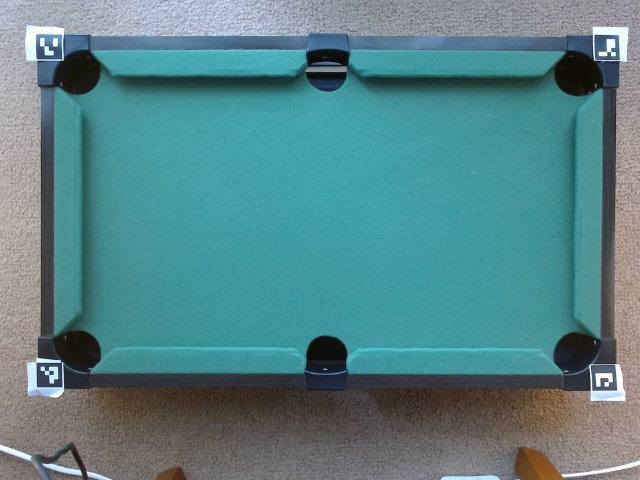
#> input picture clips-02/screenshot_00.png, 640 x 480 px
$ python v03_bg.py
#> lines starting #> are read from the running program, lines starting #| are printed output that depends on the picture; after the words box and inside, x2 and y2 are one past the last pixel; in counts of white or black regions, pixels touching at a corner belong together; pictures that were not available may be replaced by others from this repository, and a replacement may not be noted
import cv2
import numpy as np
from collections import deque
from config import OUTPUT_DIR

H = np.load(f"{OUTPUT_DIR}/homography.npy")
#> (reads clips-02/homography.npy from the repository)
OUTPUT_W, OUTPUT_H = 600, 400

# obtain capture resolution
cap_test = cv2.VideoCapture(f"{OUTPUT_DIR}/clip_00.mp4")
clip_w = int(cap_test.get(cv2.CAP_PROP_FRAME_WIDTH))
clip_h = int(cap_test.get(cv2.CAP_PROP_FRAME_HEIGHT))

# upload the background ground truth (empty table)
background = cv2.imread(f"{OUTPUT_DIR}/screenshot_00.png")
#> background is the input picture: shape (480, 640, 3); mean B, G, R 135.3, 131.3, 86.9

# Give to the background the same resolution of the capture
background_resized = cv2.resize(background, (clip_w, clip_h))

background_warped = cv2.warpPerspective(background, H, (OUTPUT_W, OUTPUT_H))
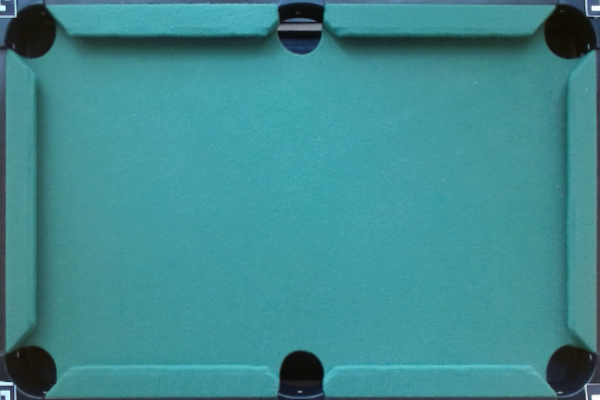
#> background_warped: shape (400, 600, 3); mean B, G, R 144.5, 139.1, 62.9
background_gray = cv2.cvtColor(background_warped, cv2.COLOR_BGR2GRAY)
#cv2.imshow("background3", background_gray)
#cv2.waitKey(0)

# Parameters for HoughCircles
BLUR_KERNEL = 7
DP           = 1.3 # accumulator resolution
MIN_DIST     = 20
PARAM1       = 50 # Canny threshold
PARAM2       = 18 # accumulator threshold
MIN_RADIUS   = 13
MAX_RADIUS   = 20

# Define a margin, to avoid to recognize the holes as balls
MARGIN = 35  # pixels

margin_mask = np.zeros((OUTPUT_H, OUTPUT_W), dtype=np.uint8)
cv2.rectangle(margin_mask,
              (MARGIN, MARGIN),
              (OUTPUT_W - MARGIN, OUTPUT_H - MARGIN),
              255, -1)
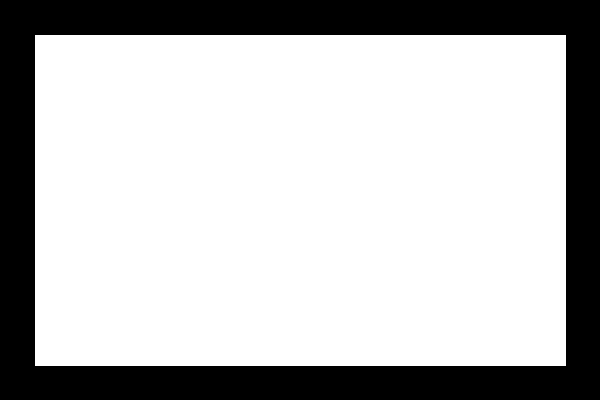
#> margin_mask: shape (400, 600); 73.2% white; 1 black region, box (x1, y1, x2, y2) and area: (0, 0, 600, 400) 64239


# threshold for binarization
THRESHOLD = 20

# kernel for morphological operations
kernel = np.ones((5, 5), np.uint8)
#kernel = cv2.getStructuringElement(cv2.MORPH_ELLIPSE, (8, 8))

# Frames for averaging
N_FRAMES = 20
frame_buffer = deque(maxlen=N_FRAMES)

# save clip
# Output parameters
"""
fourcc = cv2.VideoWriter_fourcc(*'mp4v')
fps = capture.get(cv2.CAP_PROP_FPS) or 30
writer = cv2.VideoWriter("PROJECT/clips/balls_detection_01.mp4", fourcc, fps, (OUTPUT_W, OUTPUT_H))
OUTPUT_DIR = "PROJECT/clips"
"""

capture = cv2.VideoCapture(f"{OUTPUT_DIR}/clip_04.mp4")
#capture = cv2.VideoCapture(1, cv2.CAP_DSHOW)

while True:
    ret, frame = capture.read()
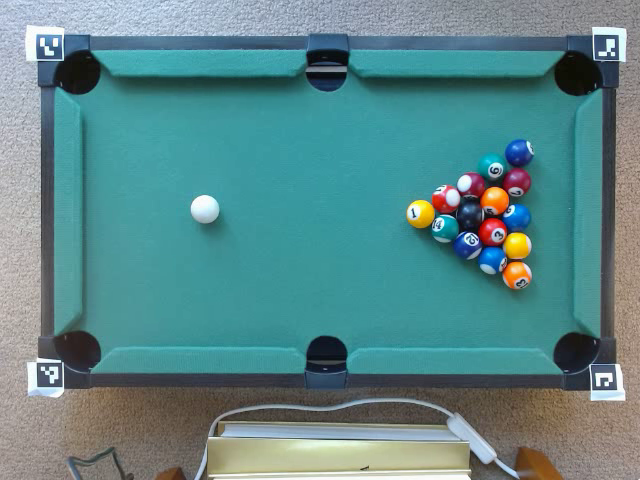
#> input picture frame 32 of clips-02/clip_00.mp4, 640 x 480 px, given in place of clip_04.mp4, which was not available
#> frame is the input picture: shape (480, 640, 3); mean B, G, R 137.6, 135.7, 92.5
    if not ret:
        break

    frame_homography = cv2.warpPerspective(frame, H, (OUTPUT_W, OUTPUT_H))
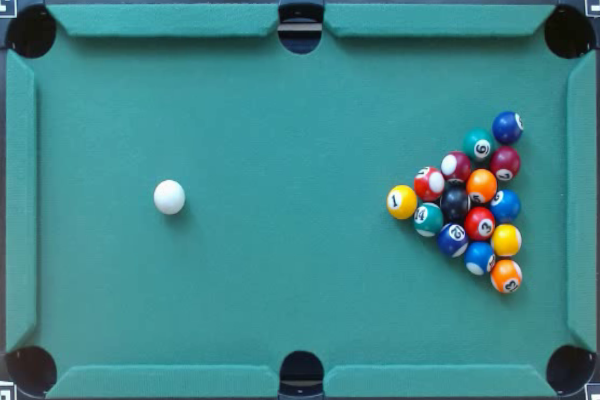
#> frame_homography: shape (400, 600, 3); mean B, G, R 139.2, 135.2, 63.2
    gray = cv2.cvtColor(frame_homography, cv2.COLOR_BGR2GRAY)
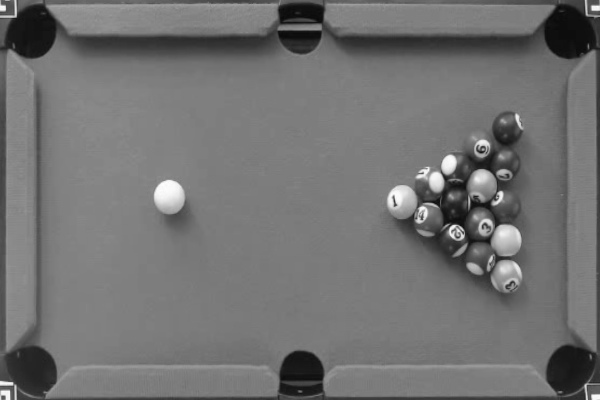
#> gray: shape (400, 600); min 8, max 253, mean 114.1

    # substraction (frame - background)
    diff = cv2.absdiff(gray, background_gray)
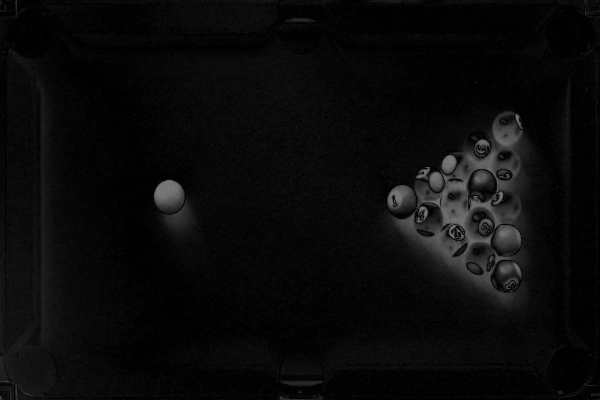
#> diff: shape (400, 600); min 0, max 125, mean 10.1
    #diff = cv2.GaussianBlur(diff, (BLUR_KERNEL, BLUR_KERNEL), 0)
    _, binary = cv2.threshold(diff, THRESHOLD, 255, cv2.THRESH_BINARY)
#> binary: shape (400, 600); 8.6% white; 164 white regions (152 under 20 px), largest, box (x1, y1, x2, y2) and area: (383, 111, 532, 311) 15598, (154, 180, 196, 236) 1473, (40, 89, 54, 347) 1458

    # morphological operations for cleaning (try with ellipse kernel as well)
    binary = cv2.morphologyEx(binary, cv2.MORPH_CLOSE, kernel)
#> binary: shape (400, 600); 9.9% white; 59 white regions (45 under 20 px), largest, box (x1, y1, x2, y2) and area: (380, 111, 532, 311) 17441, (0, 272, 55, 400) 2060, (33, 81, 55, 349) 1990
    binary = cv2.morphologyEx(binary, cv2.MORPH_OPEN,  kernel)
#> binary: shape (400, 600); 9.4% white; 15 white regions (3 under 20 px), largest, box (x1, y1, x2, y2) and area: (384, 111, 531, 310) 17395, (0, 309, 44, 400) 1792, (154, 180, 195, 234) 1526

    binary = cv2.bitwise_and(binary, binary, mask=margin_mask)
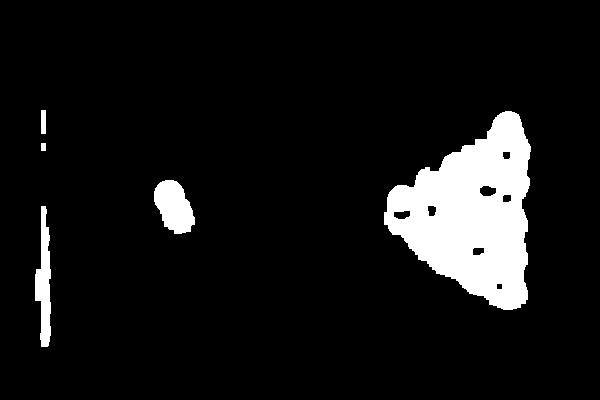
#> binary: shape (400, 600); 8.5% white; 5 white regions, box (x1, y1, x2, y2) and area: (384, 111, 531, 310) 17395, (154, 180, 195, 234) 1526, (35, 206, 51, 347) 1382, (41, 110, 46, 134) 120, (41, 143, 46, 151) 40

    # average of last frames
    frame_buffer.append(binary)
    if len(frame_buffer) < N_FRAMES:
        """Wait to get N_FRAMES for initialization"""
        cv2.waitKey(30)
        continue

    averaged = np.mean(frame_buffer, axis=0).astype(np.uint8)
    _, averaged_binary = cv2.threshold(averaged, 100, 255, cv2.THRESH_BINARY)


    circles = cv2.HoughCircles(
        averaged_binary,
        cv2.HOUGH_GRADIENT,
        dp=DP,
        minDist=MIN_DIST,
        param1=PARAM1,
        param2=PARAM2,
        minRadius=MIN_RADIUS,
        maxRadius=MAX_RADIUS
    )

    output = frame_homography.copy()

    if circles is not None:
        circles = np.round(circles[0]).astype(int)
        for x, y, r in circles:
            cv2.circle(output, (x, y), r, (0, 255, 0), 2)
            cv2.circle(output, (x, y), 3, (0, 255, 0), -1)
        cv2.putText(output, f"Balls: {len(circles)}", (10, 25),
                    cv2.FONT_HERSHEY_SIMPLEX, 0.7, (0, 255, 0), 2)
    else:
        cv2.putText(output, "No balls found!", (10, 25),
                    cv2.FONT_HERSHEY_SIMPLEX, 0.7, (0, 0, 255), 2)

    cv2.imshow("Original", frame_homography)
    cv2.imshow("Difference", diff)
    cv2.imshow("Binary mask", binary)
    cv2.imshow("Temporal avg", averaged_binary)
    cv2.imshow("Balls detection", output)

    # save clip
    #writer.write(output)

    key = cv2.waitKey(1) & 0xFF
    if key == ord('q'):
        """ print the parameters of the circles, save frames for show results """
        #for circle in circles:
        #    print(circle)
        break
    if key == ord('s'):
        """Save screenshots of results"""
        cv2.imwrite("PROJECT/RESULTS/v02_input.png", frame_homography)
        #cv2.imwrite("PROJECT/images/balls_detection_02.png", blurred)
        cv2.imwrite("PROJECT/images/v02_output.png", output)
        #cv2.imwrite("PROJECT/images/balls_detection_04.png", roi_mask)


capture.release()
#writer.release()
cv2.destroyAllWindows()
